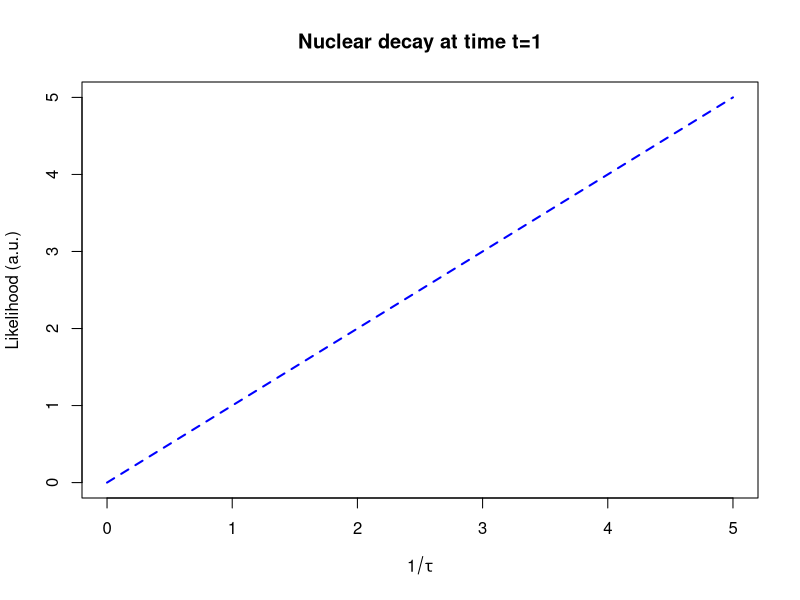
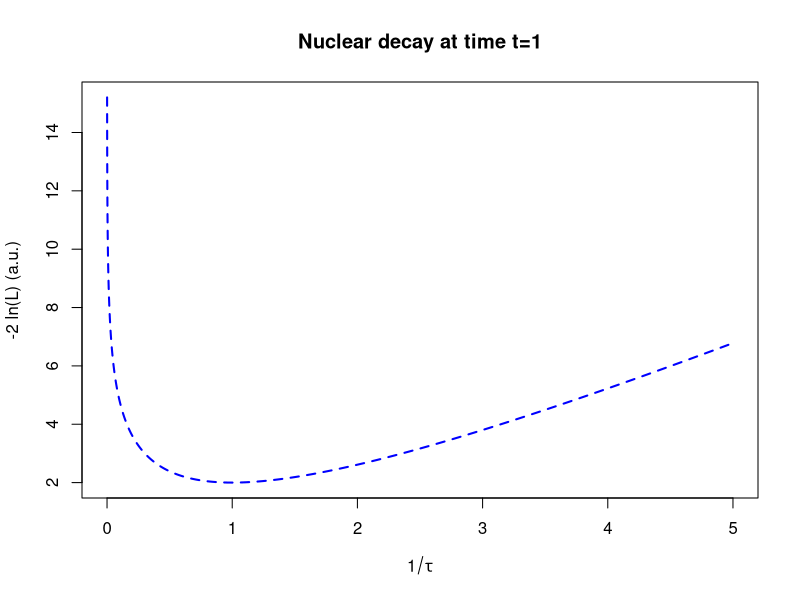
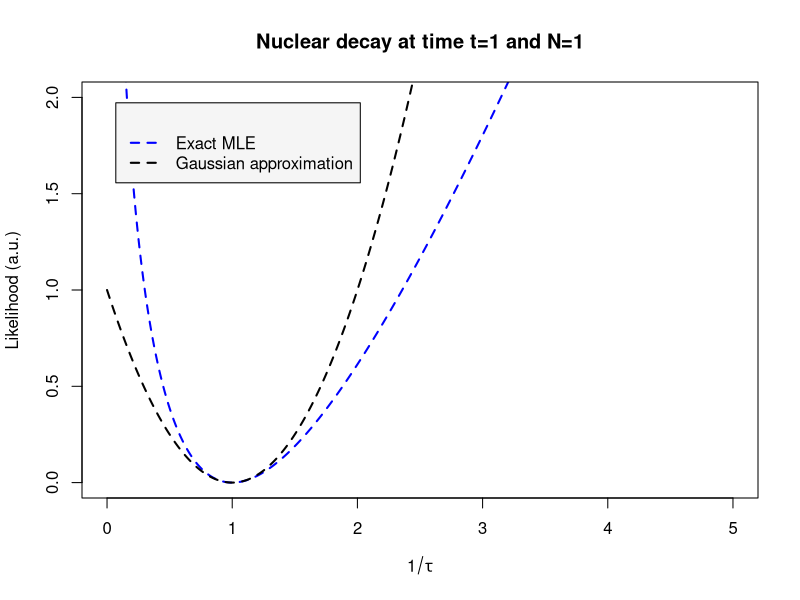
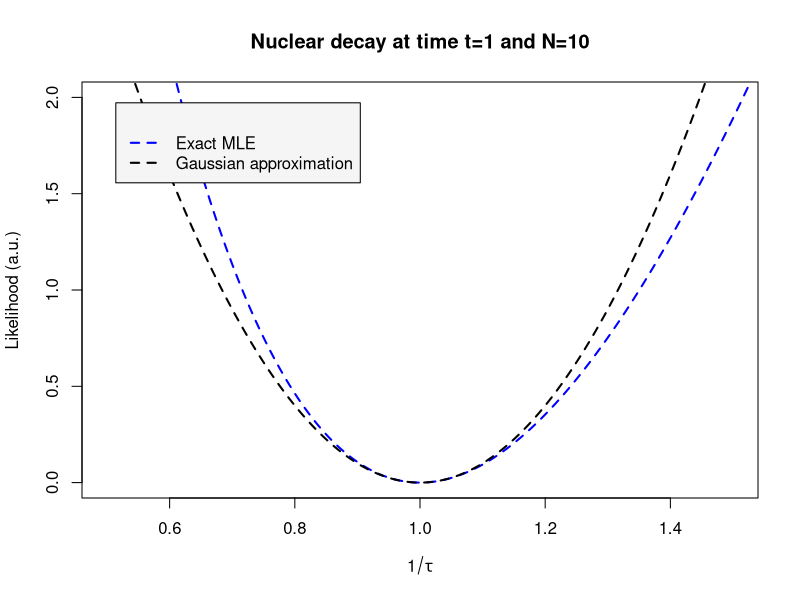
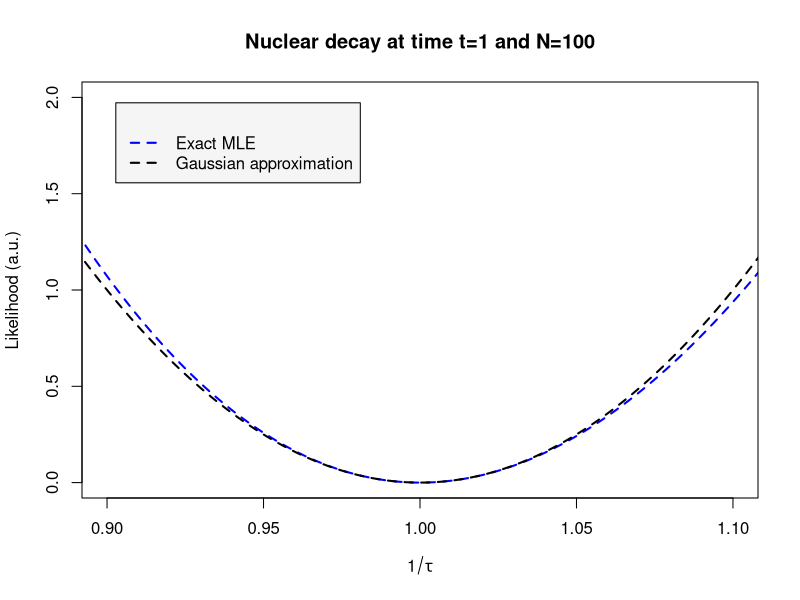
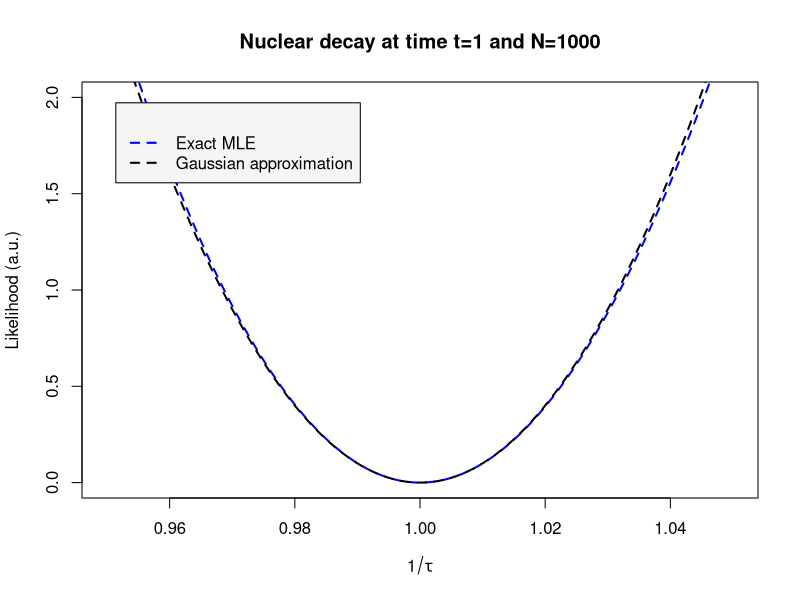

These figures' R source, in order:
# Copyright (c) 2019, Pietro Vischia pietro.vischia@cern.ch

# Define the pdf

thepdf <- function(t, lambda)
{
        tau<- 1/lambda
        return (1/tau)*exp(-t/tau)
}

xmin<-0
xmax<-5

lambda<-seq(xmin, xmax, len=10000)

# log likelihood is log p(t1, tau)

L <- thepdf(1, lambda)
lnL <- log(thepdf(1, lambda)) -lambda

pdf('figures/nuclearDecay_logL.pdf')
plot(lambda,-2*lnL,type='l',col='blue',xlab=expression(1/tau), ylab='-2 ln(L) (a.u.)', main="Nuclear decay at time t=1", , lty=2, lwd=2)
dev.off()

plot(lambda,thepdf(1, lambda),type='l',col='blue',xlab=expression(1/tau), ylab='Likelihood (a.u.)', main="Nuclear decay at time t=1", , lty=2, lwd=2)

N<- c(1, 10, 100, 1000)

for(n in N){
      logL<- 0
      parabola<-0
      for(i in seq_len(n))
            {
                print(i)
                logL = logL + log(thepdf(1,lambda))-lambda
                parabola = parabola + (lambda-1)^2
            }
       myxlim=c(0,5)
       if(n==10) myxlim=c(0.5, 1.5)
       if(n==100) myxlim=c(0.9, 1.1)
       if(n==1000) myxlim=c(0.95, 1.05)
       pdf(paste0('figures/nuclearDecay_approx_',n,'.pdf'))
       plot(lambda,-2*logL-min(-2*logL),type='l',col='blue',xlab=expression(1/tau), ylab='Likelihood (a.u.)', main=paste0("Nuclear decay at time t=1 and N=",n), , lty=2, lwd=2, ylim=c(0,2), xlim=myxlim)
       lines(lambda, parabola, col='black', lty=2, lwd=2)
       
       legend( "topleft", inset=.05, cex = 1, title="",
               c("Exact MLE", "Gaussian approximation"), horiz=FALSE,
               lty=c("dashed","dashed"), lwd=c(2,2),
               col=c("blue","black"), bg="grey96")

       dev.off()
}

